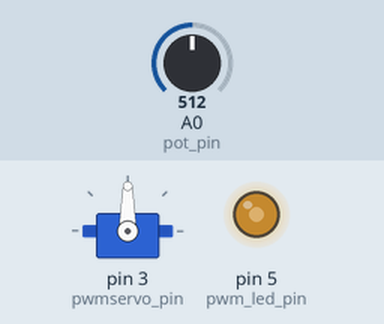
Recording of a sketch running on a simulated Arduino Uno, built with avr-gcc and run on an emulated ATmega328P. Parts: servo, output pins drawn as LEDs (lit = HIGH). The test bench sets the inputs (shaded band); at power-on: A0 (pot_pin) = 512.

Above: at 1.2 s.
1.3 s: A0 (pot_pin) set to 716
At 2.5 s:
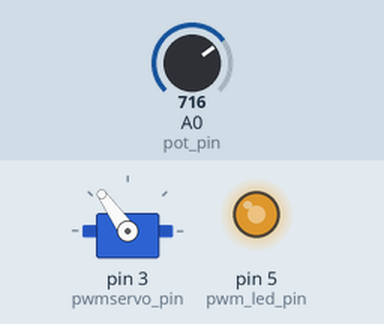
2.8 s: A0 (pot_pin) set to 900
At 3.6 s:
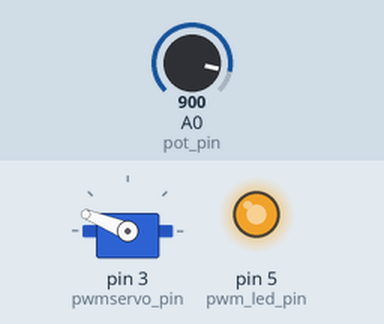
4.3 s: A0 (pot_pin) set to 1023
At 4.8 s:
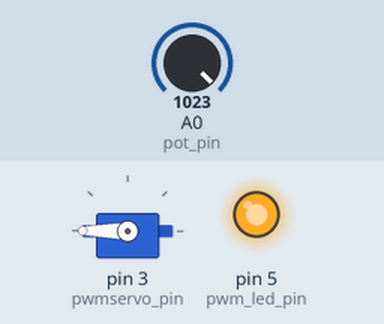
5.8 s: A0 (pot_pin) set to 306
At 7.0 s:
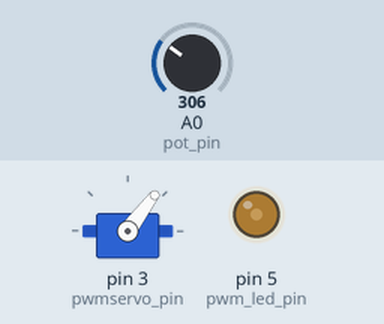
7.3 s: A0 (pot_pin) set to 122
At 8.3 s:
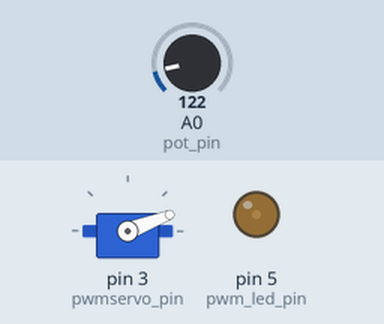
Timing chart, 0 to 9.8 s (numbered marks = the images above; inputs shaded):
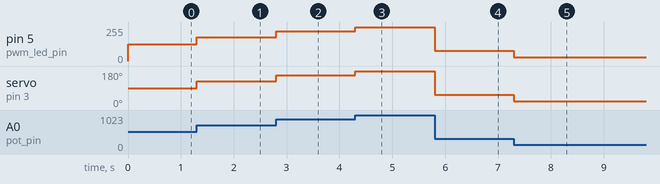

Measured:
- after the input at 1.3 s, pin 5 (pwm_led_pin): 127/255 → 178/255 at once; servo on pin 3 (pwmservo_pin): 90° → 125° at once
- after the input at 2.8 s, pin 5 (pwm_led_pin): 178/255 → 224/255 at once; servo on pin 3 (pwmservo_pin): 125° → 158° at once
- after the input at 4.3 s, pin 5 (pwm_led_pin): 224/255 → 255/255 at once; servo on pin 3 (pwmservo_pin): 158° → 180° at once
- after the input at 5.8 s, pin 5 (pwm_led_pin): 255/255 → 76/255 at once; servo on pin 3 (pwmservo_pin): 180° → 53° at once
- after the input at 7.3 s, pin 5 (pwm_led_pin): 76/255 → 30/255 at once; servo on pin 3 (pwmservo_pin): 53° → 21° at once

The sketch:

servo.ino
```cpp
#include <Servo.h>

const int pwmservo_pin = 3;
const int pwm_led_pin = 5;
const int pot_pin = A0;
Servo s;

void setup()
{
    s.attach(pwmservo_pin);
    pinMode(pwmservo_pin, OUTPUT);
    pinMode(pwm_led_pin, OUTPUT);
    pinMode(pot_pin, INPUT);
}

void loop()
{
    int potent  = analogRead(pot_pin);
    int turn = map(potent, 0, 1023, 0,180);
    s.write(turn);
    int brighness = map(potent, 0,1023, 0,255);
    analogWrite(pwm_led_pin, brighness);
}
```
